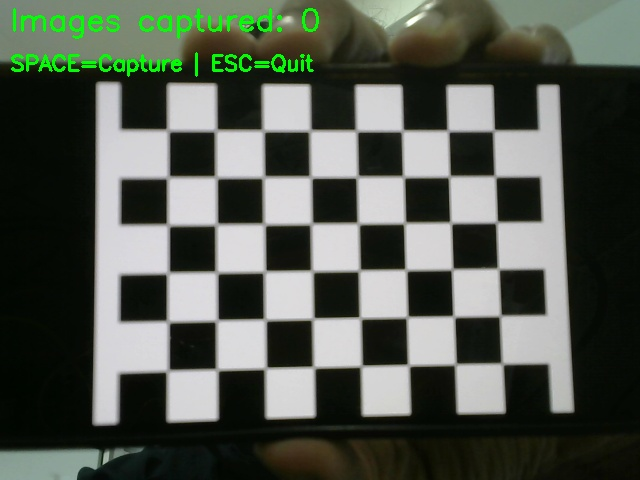
#> input picture camera caliberation/calibration_images/calib_000.jpg, 640 x 480 px; its folder holds 4 pictures in this run
$ python cam_cal.py
#> lines starting #> are read from the running program, lines starting #| are printed output that depends on the picture; after the words box and inside, x2 and y2 are one past the last pixel; in counts of white or black regions, pixels touching at a corner belong together
import numpy as np
import cv2
import glob

# IMPORTANT: Set this to match YOUR checkerboard
# Count the INNER corners (where black squares meet)
# Common: (9,6) means 10x7 squares, 9x6 inner corners
CHECKERBOARD = (8, 6)

# Measure one square on your displayed checkerboard in mm
# If it's on a screen, you can estimate or set to 1.0 (relative units work too)
square_size = 1.0  # You can use 1.0 for now, actual size matters less for pose estimation

# Termination criteria for corner refinement
criteria = (cv2.TERM_CRITERIA_EPS + cv2.TERM_CRITERIA_MAX_ITER, 30, 0.001)

# Prepare object points
objp = np.zeros((CHECKERBOARD[0] * CHECKERBOARD[1], 3), np.float32)
objp[:, :2] = np.mgrid[0:CHECKERBOARD[0], 0:CHECKERBOARD[1]].T.reshape(-1, 2)
objp *= square_size

# Arrays to store points from all images
objpoints = []  # 3D points in real world
imgpoints = []  # 2D points in image plane

# Load all captured images
images = glob.glob('calibration_images/*.jpg')

if len(images) == 0:
    print("ERROR: No images found in calibration_images/ folder!")
    exit()

print(f"Found {len(images)} images. Processing...\n")

img_shape = None
successful = 0

for fname in images:
    img = cv2.imread(fname)
#> img is the input picture: shape (480, 640, 3); mean B, G, R 78.9, 88.5, 82.4
    gray = cv2.cvtColor(img, cv2.COLOR_BGR2GRAY)
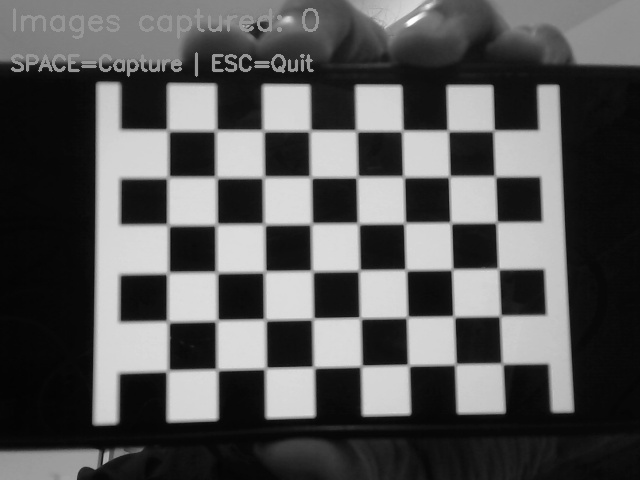
#> gray: shape (480, 640); min 2, max 254, mean 85.6

    if img_shape is None:
        img_shape = gray.shape[::-1]
#> img_shape = (640, 480)

    # Find checkerboard corners
    ret, corners = cv2.findChessboardCorners(gray, CHECKERBOARD, None)
#> ret = False; corners = None

    if ret:
        objpoints.append(objp)

        # Refine corner locations to sub-pixel accuracy
        corners2 = cv2.cornerSubPix(gray, corners, (11, 11), (-1, -1), criteria)
        imgpoints.append(corners2)

        # Visualize (optional, slows things down)
        cv2.drawChessboardCorners(img, CHECKERBOARD, corners2, ret)
        cv2.imshow('Found Corners', img)
        cv2.waitKey(100)

        successful += 1
        print(f"✓ {fname} - Corners found ({successful}/{len(images)})")
    else:
        print(f"✗ {fname} - No corners detected")
#> pass 2 of the loop `for fname in images:`:
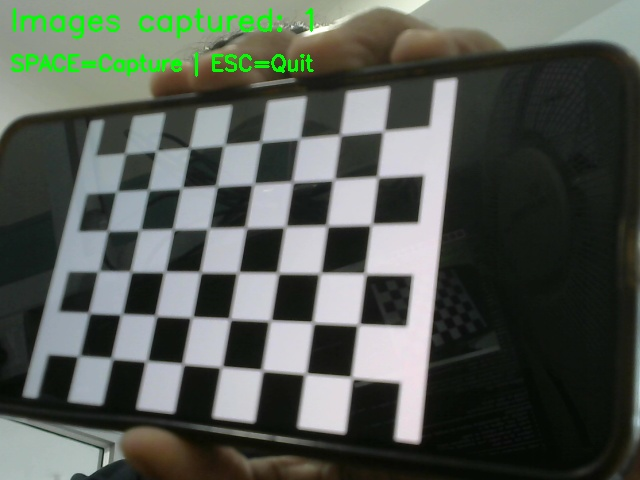
#> input picture camera caliberation/calibration_images/calib_001.jpg, 640 x 480 px
#> img is the input picture: shape (480, 640, 3); mean B, G, R 82.3, 89.9, 83.7
#> `gray = cv2.cvtColor(img, cv2.COLOR_BGR2GRAY)`:
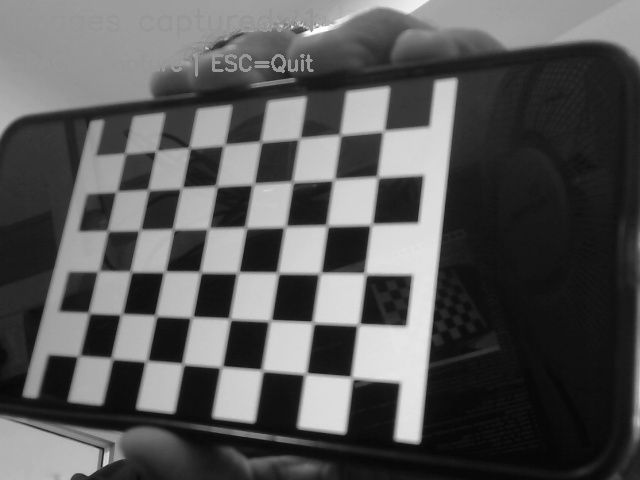
#> gray: shape (480, 640); min 6, max 255, mean 87.2
#> ret = True; corners = 48 rows, first 8: [130, 160], [148, 156], [195, 155], [221.8, 144.5], [260.5, 142.5], [300.7, 139.1], [339.5, 135.5], [375, 138]
#> corners2 = 48 rows, first 8: [124.9, 153.4], [156, 151.3], [189.5, 148], [224.1, 144.9], [260.8, 141.8], [299.4, 138.4], [340.3, 134.9], [383.5, 131.1]
#> `cv2.drawChessboardCorners(img, CHECKERBOARD, corners2, ret)`:
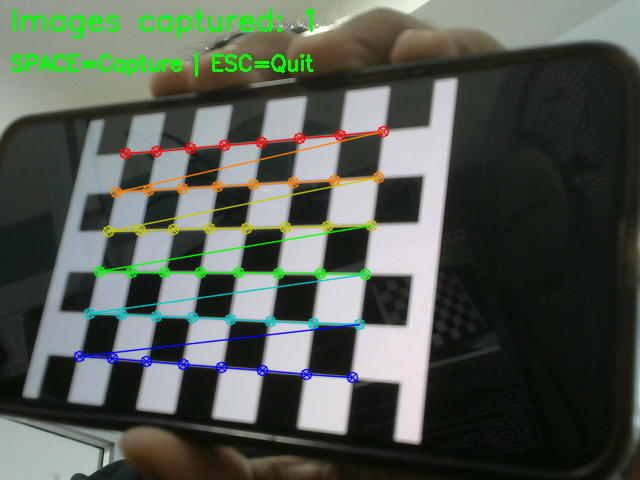
#> img: shape (480, 640, 3); 4.12% of pixels changed, all inside (x1, y1, x2, y2) = (73, 125, 390, 384)
#> pass 3 of the loop `for fname in images:`:
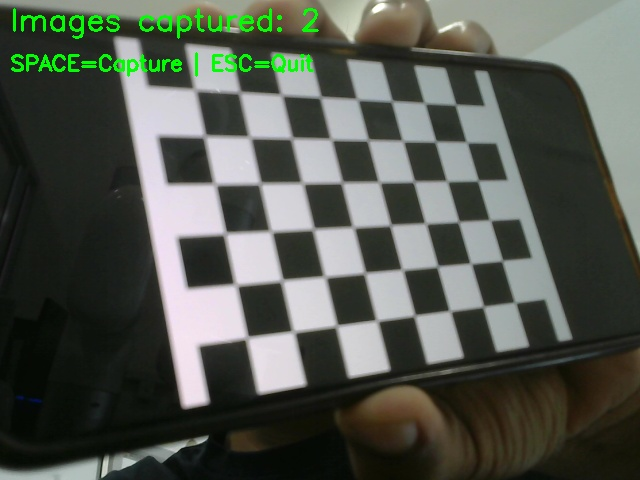
#> input picture camera caliberation/calibration_images/calib_002.jpg, 640 x 480 px
#> img is the input picture: shape (480, 640, 3); mean B, G, R 79.2, 87.9, 82.8
#> `gray = cv2.cvtColor(img, cv2.COLOR_BGR2GRAY)`:
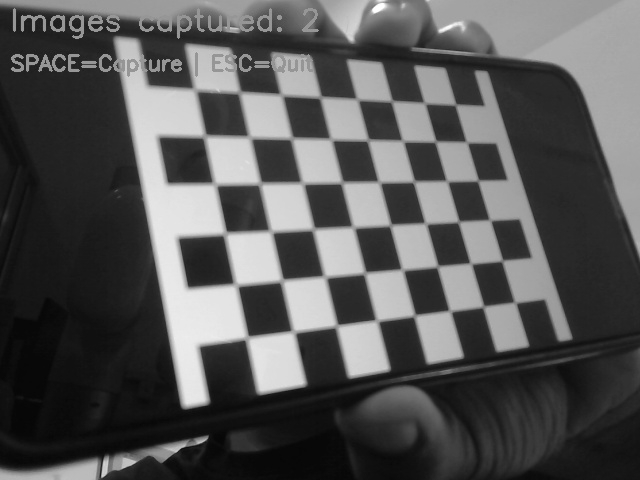
#> gray: shape (480, 640); min 5, max 255, mean 85.4
#> corners = 48 rows, first 8: [194.5, 89.5], [239.5, 92], [281, 95], [317.5, 99], [363, 105], [388, 105], [431, 109], [450, 109]
#> corners2 = 48 rows, first 8: [194.8, 89.57], [239.7, 92.22], [281.4, 94.77], [320.4, 97.21], [357.3, 99.35], [391.7, 101.2], [424.6, 103.1], [455.5, 104.6]
#> `cv2.drawChessboardCorners(img, CHECKERBOARD, corners2, ret)`:
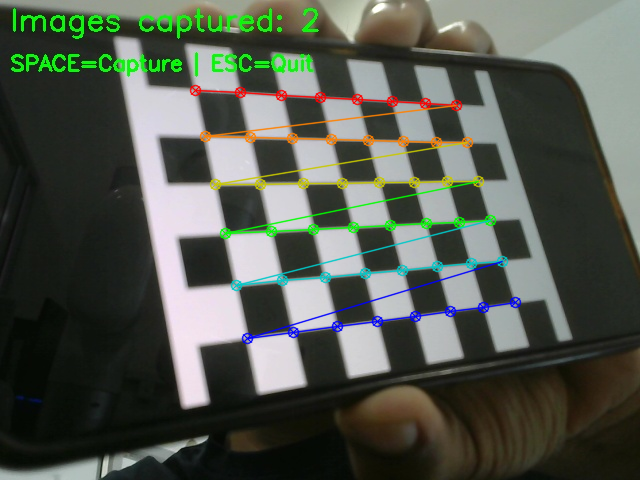
#> img: shape (480, 640, 3); 4.03% of pixels changed, all inside (x1, y1, x2, y2) = (189, 84, 522, 345)
#> the loop made 4 passes; the first 3 are shown

cv2.destroyAllWindows()

if len(objpoints) == 0:
    print("\nERROR: No valid checkerboard patterns detected!")
    print("Make sure:")
    print("  1. CHECKERBOARD size matches your pattern")
    print("  2. Entire checkerboard is visible in images")
    print("  3. Images are clear (not blurry)")
    exit()

print(f"\n{'='*50}")
print(f"Calibrating camera using {len(objpoints)} valid images...")
print(f"{'='*50}\n")

# The actual calibration
ret, camera_matrix, dist_coeffs, rvecs, tvecs = cv2.calibrateCamera(
    objpoints, imgpoints, img_shape, None, None
)

print("✓ Calibration complete!\n")
print("Camera Matrix:")
print(camera_matrix)
print("\nDistortion Coefficients:")
print(dist_coeffs)
print(f"\nReprojection Error: {ret:.4f} pixels")

if ret < 1.0:
    print("  → Excellent calibration!")
elif ret < 2.0:
    print("  → Good calibration")
else:
    print("  → Calibration might need improvement (try more/better images)")

# Save the calibration
np.savez('camera_calibration.npz',
         camera_matrix=camera_matrix,
         dist_coeffs=dist_coeffs)

print("\n✓ Saved calibration to 'camera_calibration.npz'")
print("\nYou can now use this for ArUco pose estimation!")
